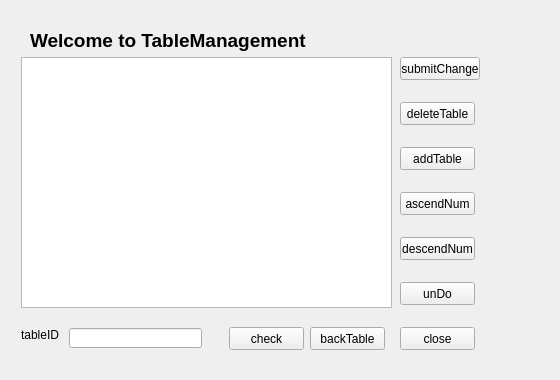
<?xml version="1.0" encoding="UTF-8"?>
<ui version="4.0">
 <class>Table</class>
 <widget class="QWidget" name="Table">
  <property name="geometry">
   <rect>
    <x>0</x>
    <y>0</y>
    <width>560</width>
    <height>380</height>
   </rect>
  </property>
  <property name="windowTitle">
   <string>Form</string>
  </property>
  <widget class="QLabel" name="label">
   <property name="geometry">
    <rect>
     <x>0</x>
     <y>0</y>
     <width>561</width>
     <height>380</height>
    </rect>
   </property>
   <property name="text">
    <string/>
   </property>
   <property name="pixmap">
    <pixmap resource="../images.qrc">:/images/grey_background.png</pixmap>
   </property>
  </widget>
  <widget class="QLabel" name="label_3">
   <property name="geometry">
    <rect>
     <x>30</x>
     <y>20</y>
     <width>391</width>
     <height>41</height>
    </rect>
   </property>
   <property name="font">
    <font>
     <family>Arial</family>
     <pointsize>14</pointsize>
     <weight>75</weight>
     <bold>true</bold>
    </font>
   </property>
   <property name="text">
    <string>Welcome to TableManagement</string>
   </property>
  </widget>
  <widget class="QPushButton" name="pushButton_back_2">
   <property name="geometry">
    <rect>
     <x>400</x>
     <y>327</y>
     <width>75</width>
     <height>23</height>
    </rect>
   </property>
   <property name="text">
    <string>close</string>
   </property>
  </widget>
  <widget class="QLabel" name="label_2">
   <property name="geometry">
    <rect>
     <x>21</x>
     <y>327</y>
     <width>42</width>
     <height>16</height>
    </rect>
   </property>
   <property name="text">
    <string>tableID</string>
   </property>
  </widget>
  <widget class="QPushButton" name="pushButton_undo">
   <property name="geometry">
    <rect>
     <x>400</x>
     <y>282</y>
     <width>75</width>
     <height>23</height>
    </rect>
   </property>
   <property name="text">
    <string>unDo</string>
   </property>
  </widget>
  <widget class="QPushButton" name="pushButton_delete">
   <property name="geometry">
    <rect>
     <x>400</x>
     <y>102</y>
     <width>75</width>
     <height>23</height>
    </rect>
   </property>
   <property name="text">
    <string>deleteTable</string>
   </property>
  </widget>
  <widget class="QPushButton" name="pushButton_add">
   <property name="geometry">
    <rect>
     <x>400</x>
     <y>147</y>
     <width>75</width>
     <height>23</height>
    </rect>
   </property>
   <property name="text">
    <string>addTable</string>
   </property>
  </widget>
  <widget class="QPushButton" name="pushButton_back">
   <property name="geometry">
    <rect>
     <x>310</x>
     <y>327</y>
     <width>75</width>
     <height>23</height>
    </rect>
   </property>
   <property name="text">
    <string>backTable</string>
   </property>
  </widget>
  <widget class="QLineEdit" name="lineEdit">
   <property name="geometry">
    <rect>
     <x>69</x>
     <y>328</y>
     <width>133</width>
     <height>20</height>
    </rect>
   </property>
  </widget>
  <widget class="QPushButton" name="pushButton_des">
   <property name="geometry">
    <rect>
     <x>400</x>
     <y>237</y>
     <width>75</width>
     <height>23</height>
    </rect>
   </property>
   <property name="text">
    <string>descendNum</string>
   </property>
  </widget>
  <widget class="QPushButton" name="pushButton_asc">
   <property name="geometry">
    <rect>
     <x>400</x>
     <y>192</y>
     <width>75</width>
     <height>23</height>
    </rect>
   </property>
   <property name="text">
    <string>ascendNum</string>
   </property>
  </widget>
  <widget class="QTableView" name="tableView">
   <property name="geometry">
    <rect>
     <x>21</x>
     <y>57</y>
     <width>371</width>
     <height>251</height>
    </rect>
   </property>
  </widget>
  <widget class="QPushButton" name="pushButton_submit">
   <property name="geometry">
    <rect>
     <x>400</x>
     <y>57</y>
     <width>80</width>
     <height>23</height>
    </rect>
   </property>
   <property name="text">
    <string>submitChange</string>
   </property>
  </widget>
  <widget class="QPushButton" name="pushButton_check">
   <property name="geometry">
    <rect>
     <x>229</x>
     <y>327</y>
     <width>75</width>
     <height>23</height>
    </rect>
   </property>
   <property name="text">
    <string>check</string>
   </property>
  </widget>
 </widget>
 <resources>
  <include location="../images.qrc"/>
 </resources>
 <connections/>
</ui>
